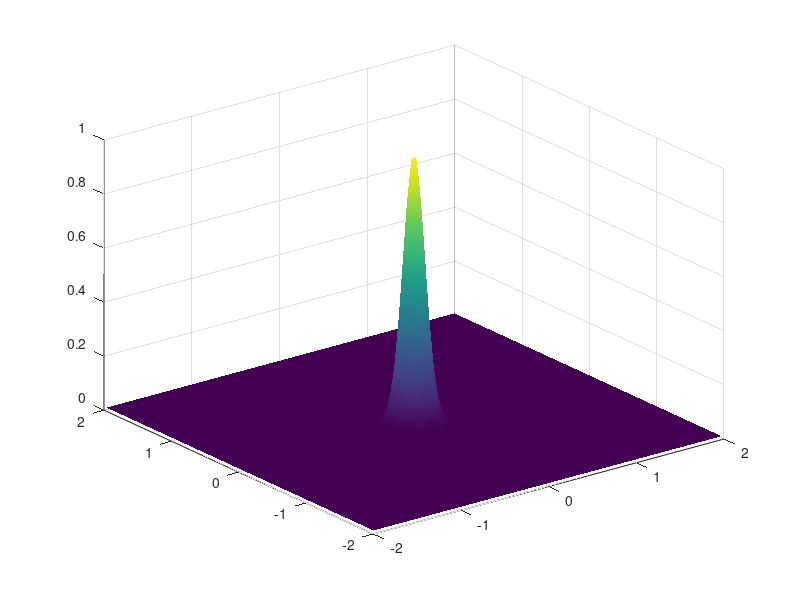

Write MATLAB code to recreate this figure. (Note: this script raises an error after producing the figure.)
% Semi-implicit scheme of Casulli for the 2D shallow water equations with wetting and drying
clear;
% close all;

global g gamma Nx Ny dx dy dt;

%  physical parameters
xL =-2; xR = 2; 
yL =-2; yR = 2;
g = 9.81;       % acceleration due to gravity
gamma = 0;   % bottom friction coefficient

% method parameters
Nx = 128;
Ny = Nx;
dx = (xR-xL)/Nx;
dy = (yR-yL)/Ny;

x  = linspace(xL,xR,Nx+1); % face x-coordinates of the cells
y  = linspace(yL,yR,Ny+1); % face y-coordinates of the cells
xb = 0.5*(x(2:end) + x(1:end-1)); % cell bary-centers in x 
yb = 0.5*(x(2:end) + y(1:end-1)); % cell bary-centers in y

% time parameters
t   = 0;
dt  = 0.1;
CFL = 0.9;    % Courant-Friedrichs-Levi number <= 1

% initial conditions
[Xb,Yb] = meshgrid(xb,yb);
[X ,Y ] = meshgrid(x ,y );
% *** test #1: Smoothe wave (test 5.2 from Dumbser&Casulli, DOI:10.1016/j.amc.2013.02.041)
% tend = 0.15;
% dt0  = 0.002;
% etab  = 1 + exp(-0.5*( (Xb-0).^2 + (Yb-0).^2 )/0.1^2); % free surface elevation measured from the rest level
% bathb = zeros(Nx,Ny);

% *** test #2: Smooth wave with wetting/drying
dt0 = 0.01;
tend = 10;
etab  = 0.01 + exp(-( (Xb-0).^2 + (Yb-0).^2 )/(2*0.1^2)); % free surface elevation measured from the rest level
bathb = zeros(Nx,Ny);

% *** test #3: 1D dam break over a bottom with a step
% tend = 1;
% dt0  = 0.01;
% etal = 1.0;
% etar = 0.5;
% bl   = 0.2;
% br   = 0;
% etab = 0.5*(etal + etar) + 0.5*(etar - etal)*erf(Xb'/0.1);
% bathb= 0.5*(bl   + br  ) + 0.5*(br   - bl  )*erf(Xb'/0.1);

% *** test 5.3. Two-dimensional cylindrical dambreak over a bottom step, DOI:10.1016/j.amc.2013.02.041
% tend = 0.2;
% dt0=2e-3;
% r0   = 1;
% etal = 1.0;
% etar = 0.5;
% bl   = 0.2;
% br   = 0;
% etab = 0.5*(etal + etar) + 0.5*(etar - etal)*erf((sqrt(Xb.^2+Yb.^2) - r0)/0.1);
% bathb= 0.5*(bl   + br  ) + 0.5*(br   - bl  )*erf((sqrt(Xb.^2+Yb.^2) - r0)/0.1);

u = zeros(Nx+1,Ny); % x-velocity at the cell faces
v = zeros(Nx,Ny+1); % y-velocity at the cell faces 

% plot initial conditions
surf(xb,yb,etab','EdgeColor','none','FaceColor','interp');
% axis equal;

% t loop
Nt = 100000000;
for n = 1:Nt
    umax = max(max(abs(u)));
    vmax = max(max(abs(v)));
    dt = CFL/( umax/dx + vmax/dy );         % time step restriction of FTCS
    dt = min(dt0,dt);
    if(t + dt > tend)
        dt = tend - t;
    end
    if(t >= tend)
        break
    end

    % Explicit subsystem (velocity convection)
    [u,v] = MomentumConvection(u,v);

    Hb = max(0,etab - bathb); % total water depth in the cell centers
    [Hmx,Hpx,Hmy,Hpy,rhsb,Hx,Hy] = LinearPartCoef(Hb,u,v); 

    % Newton-type iterations
    kMax = 100;
    for k = 1:kMax
        % determine the wet cells
        Hb = max(0,etab - bathb);
        wet = Hb > 0;
        Teta = Hb + MatVecProd(etab,bathb,Hmx,Hpx,Hmy,Hpy,wet);
        residual = Teta - rhsb;
        res_norm = norm(residual);
        if(max(max(abs(residual)))<1e-10)
            break
        end
        [deta,CGk,CGerr] = CGSolver(residual,bathb,Hmx,Hpx,Hmy,Hpy,wet);
        etab = etab - deta;
    end
    % update the velocity
    [u,v] = VelocityUpdate(u,v,etab,Hx,Hy);

    t = t + dt;
    % plot initial conditions
    subplot(2,1,1)
    surf(xb,yb,(etab)','FaceColor','interp','EdgeColor','none');%'EdgeColor','none',
    camlight;
    axis([xL xR yL yR 0 max(max(etab))])
    clim([min(min(etab)) max(max(etab))])
    xlabel('x')
    ylabel('y')
%     view([0 90])
    subplot(2,1,2)
    plot(xb,etab(:,Ny/2))
    title(strcat('t=',num2str(t)))
    pause(0.001)
end

